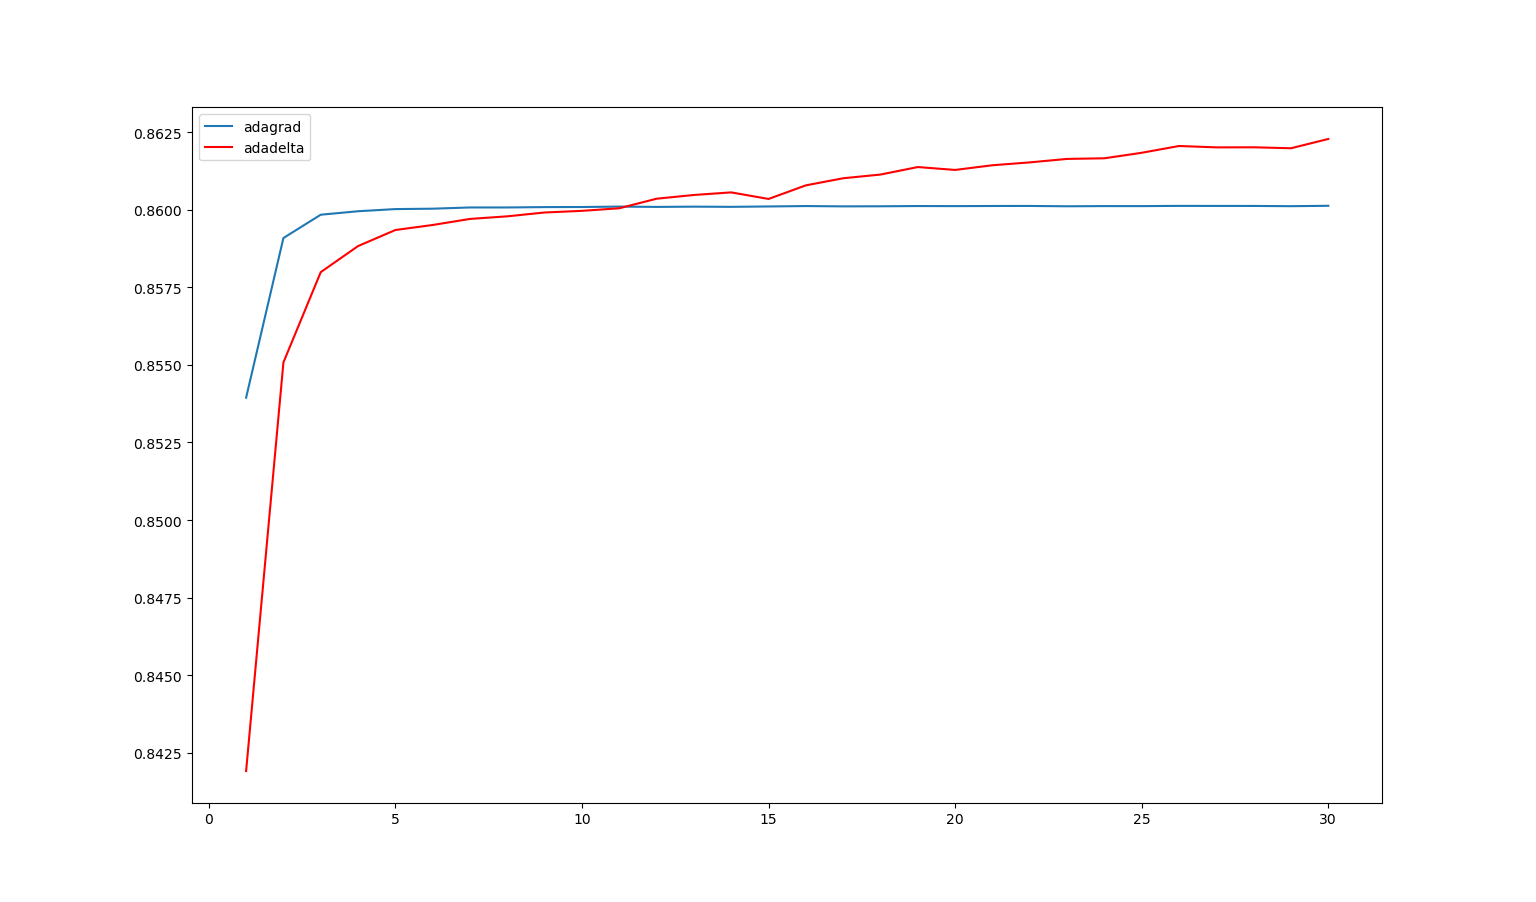

This figure's Python source:
import joblib
from typing import Dict
import matplotlib.pyplot as plt

adagrad: Dict[int, float] = joblib.load('adagrad_1-30_score.joblib')
adadelta: Dict[int, float] = joblib.load('adadelta_1-30_score.joblib')

#s = {k: v for k, v in sorted(score.items(), key=lambda item: item[1], reverse=True)}
#print(s)

plt.plot(adagrad.keys(), adagrad.values(), label='adagrad')
plt.plot(adadelta.keys(), adadelta.values(), label='adadelta', color='red')
plt.legend()
plt.show()
